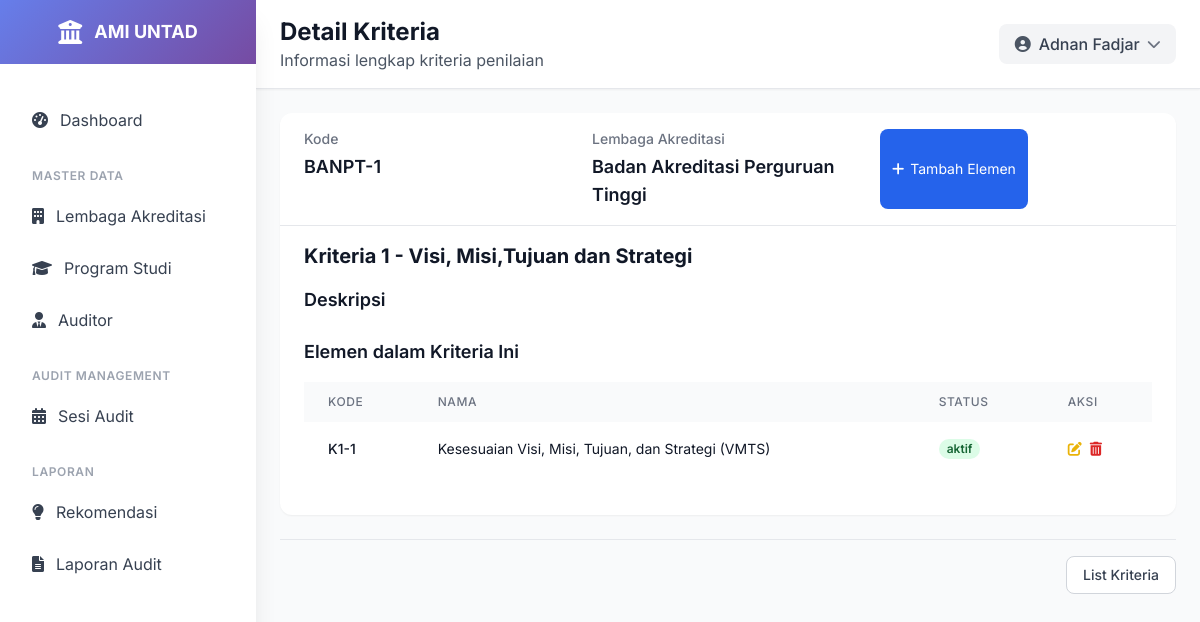
The app's page /kriteria/2/ (signed in), older data.
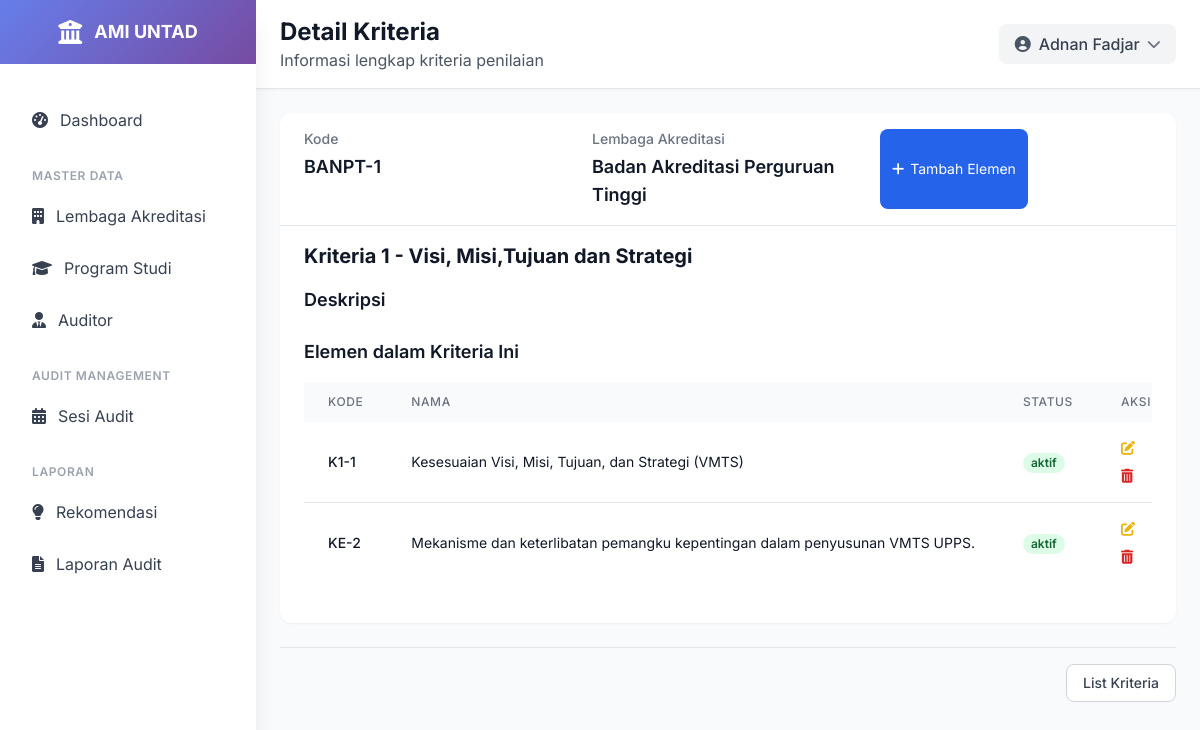
The same page, newer data.
### ami/models.py (models this page shows, shortened)
class Elemen(models.Model):
    kriteria = models.ForeignKey(Kriteria, on_delete=models.CASCADE, related_name='elemen')
    kode = models.CharField(max_length=30)
    nama = models.CharField(max_length=255)
    deskripsi = models.TextField(blank=True, null=True)
    panduan = models.TextField(blank=True, null=True)
    skor_maksimal = models.FloatField(default=4.0)
    status = models.CharField(max_length=20, choices=[
        ('aktif', 'aktif'),
        ('tidak aktif', 'tidak aktif'),
    ], default='aktif')
    class Meta:
        verbose_name = "Elemen"
        verbose_name_plural = "Elemen"
        unique_together = ['kriteria', 'kode']
        ordering = ['kode']

### ami/views.py (the view)
# urls.py: path('kriteria/<int:pk>/', views.kriteria_detail, name='kriteria_detail'),
@login_required
def kriteria_detail(request, pk):
    kriteria = get_object_or_404(Kriteria, pk=pk)
    elemen_list = kriteria.elemen.all().order_by('kode')
    return render(request, 'ami/kriteria_detail.html', {
        'kriteria': kriteria,
        'elemen_list': elemen_list
    })

### templates/ami/kriteria_detail.html (shortened to what the changed rows need)
{% extends 'base.html' %}
{% load static %}
{% block page_title %}Detail Kriteria{% endblock %}
{% block content %}
<div class="p-4 lg:p-6">
    <div class="bg-white rounded-xl shadow-sm overflow-hidden mb-4 lg:mb-6">
        <div class="px-4 lg:px-6 py-4">
            <h2 class="text-xl font-bold text-gray-900 mb-4">{{ kriteria.nama }}</h2>
            <div class="mb-6">
                {% if elemen_list %}
                <div class="overflow-x-auto">
                    <table class="w-full">
                        <thead class="bg-gray-50">
                            <tr>
                                <th class="px-3 lg:px-6 py-3 text-left text-xs font-medium text-gray-500 uppercase tracking-wider">Kode</th>
                                <th class="px-3 lg:px-6 py-3 text-left text-xs font-medium text-gray-500 uppercase tracking-wider">Nama</th>
                                <th class="px-3 lg:px-6 py-3 text-left text-xs font-medium text-gray-500 uppercase tracking-wider">Status</th>
                                <th class="px-3 lg:px-6 py-3 text-left text-xs font-medium text-gray-500 uppercase tracking-wider">Aksi</th>
                            </tr>
                        </thead>
                        <tbody class="bg-white divide-y divide-gray-200">
                            {% for elemen in elemen_list %}
                            <tr class="hover:bg-gray-50 transition-colors">
                                <td class="px-3 lg:px-6 py-4 whitespace-nowrap">
                                    <div class="text-xs lg:text-sm font-medium text-gray-900">{{ elemen.kode }}</div>
                                </td>
                                <td class="px-3 lg:px-6 py-4 whitespace-nowrap text-xs lg:text-sm text-gray-900">
                                    {{ elemen.nama }}
                                </td>
                                <td class="px-3 lg:px-6 py-4 whitespace-nowrap text-xs lg:text-sm text-gray-500 hidden md:table-cell">
                                    <span class="px-2 inline-flex text-xs leading-5 font-semibold rounded-full
                                        {% if elemen.status == 'aktif' %}bg-green-100 text-green-800{% else %}bg-red-100 text-red-800{% endif %}">
                                        {{ elemen.get_status_display }}
                                    </span>
                                </td>
                                <td class="px-3 lg:px-6 py-4 whitespace-nowrap text-xs lg:text-sm font-medium">
                                    <div class="flex flex-wrap gap-2">
                                        <a href="{% url 'ami:elemen_update' elemen.id %}" class="text-yellow-500 hover:text-yellow-700">
                                            <i class="fas fa-edit"></i>
                                        </a>
                                        <a href="{% url 'ami:elemen_delete' elemen.id %}" class="text-red-600 hover:text-red-900">
                                            <i class="fas fa-trash-alt"></i>
                                        </a>
                                    </div>
                                </td>
                            </tr>
                            {% endfor %}
                        </tbody>
                    </table>
                </div>
                {% endif %}
            </div>
        </div>
    </div>
</div>
{% endblock %}

Row changes from the older to the newer data that the page shows:
added Elemen: kode "KE-2", nama "Mekanisme dan keterlibatan pemangku kepentingan dalam penyusunan VMTS UPPS.", status "aktif"
